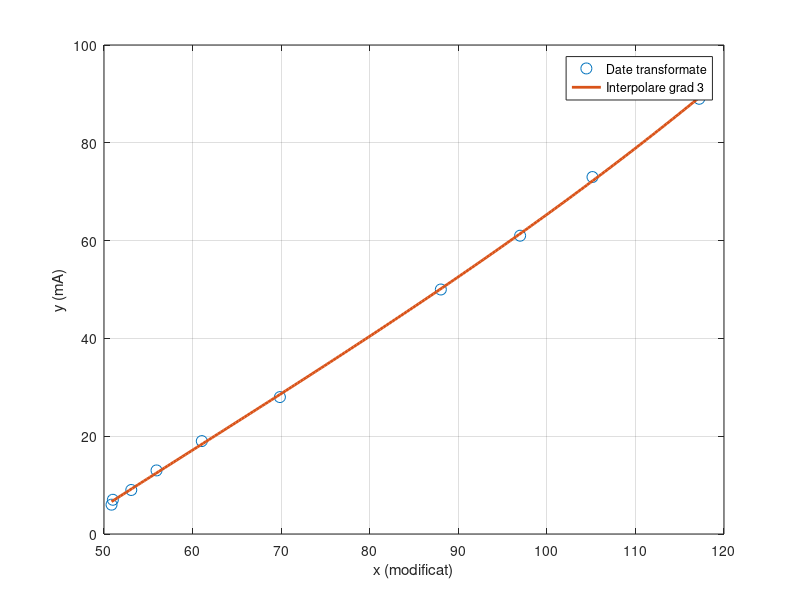

Source code (MATLAB):
% Date originale
x = [-50.85, -51, -53.08, -55.93, -61.04, -69.86, -88.03, 83.02, 74.85, 62.80];
y = [6, 7, 9, 13, 19, 28, 50, 61, 73, 89];

% Transformări
x_final = x;
for i = 1:length(x)
    if x(i) < 0
        % negative → modul
        x_final(i) = -x(i);
    else
        % pozitive → cadran 2
        x_final(i) = 180 - x(i);
    end
end

disp('x_final:');
disp(x_final);

% Interpolare polinomială (grad 3, de exemplu)
n = 3;
p = polyfit(x_final, y, n);

disp('Coeficienții polinomului (grad 3):');
disp(p);

% Generăm puncte pentru desen
x_fit = linspace(min(x_final), max(x_final), 200);
y_fit = polyval(p, x_fit);

% Plot
figure;
plot(x_final, y, 'o', 'MarkerSize', 8, 'DisplayName', 'Date transformate');
hold on;
plot(x_fit, y_fit, '-', 'LineWidth', 2, 'DisplayName', sprintf('Interpolare grad %d', n));
xlabel('x (modificat)');
ylabel('y (mA)');
legend;
grid on;
